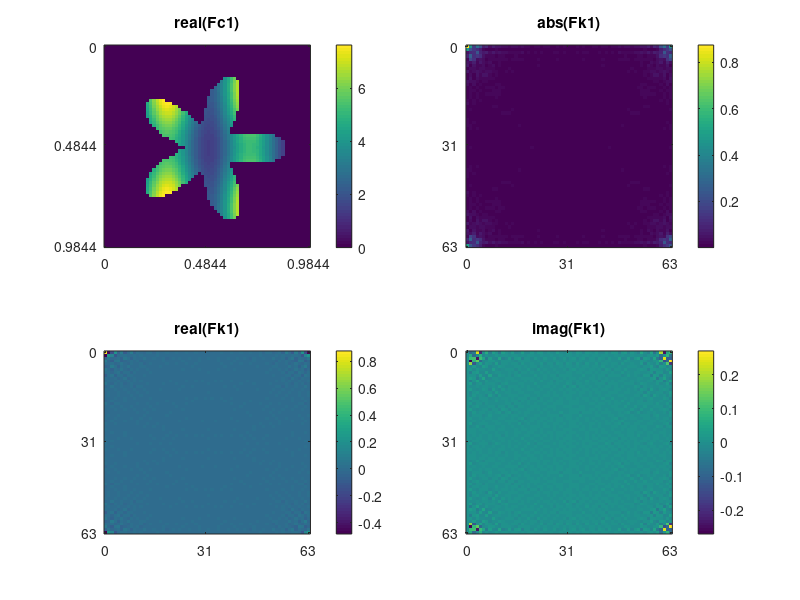
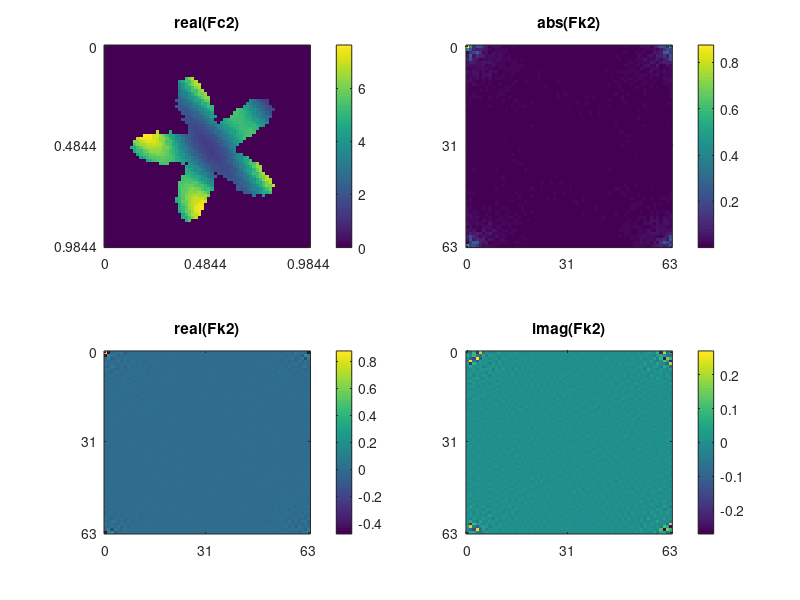

Source code (MATLAB) for these figures, in order:
% test 2d-fourier transform on realistic image ; 
% rotating image in real-space ;

ng = 64; cmax = 1;
xg = linspace(0,cmax,ng+1); xg = xg(1:end-1); dx = mean(diff(xg));
kg = (0:ng-1)/cmax; dk = mean(diff(kg));
[Xc,Yc] = meshgrid(xg,xg); Ac = Xc-cmax/2; Bc = Yc-cmax/2;
Rc = sqrt(Ac.^2 + Bc.^2); Wc = atan2(Bc,Ac);
sx=0.1;mx=0.3;sy=0.2;my=0.2;tmp_a = 1/(2*pi*cmax*sx*cmax*sy)*exp(-(Xc - cmax*mx).^2/2/(cmax*sx).^2).*exp(-(Yc - cmax*my).^2/2/(cmax*sy).^2);
sx=0.1;mx=0.7;sy=0.2;my=0.2;tmp_b = 1/(2*pi*cmax*sx*cmax*sy)*exp(-(Xc - cmax*mx).^2/2/(cmax*sx).^2).*exp(-(Yc - cmax*my).^2/2/(cmax*sy).^2);
sx=0.1;mx=0.7;sy=0.2;my=0.8;tmp_c = 1/(2*pi*cmax*sx*cmax*sy)*exp(-(Xc - cmax*mx).^2/2/(cmax*sx).^2).*exp(-(Yc - cmax*my).^2/2/(cmax*sy).^2);
sx=0.1;mx=0.3;sy=0.2;my=0.8;tmp_d = 1/(2*pi*cmax*sx*cmax*sy)*exp(-(Xc - cmax*mx).^2/2/(cmax*sx).^2).*exp(-(Yc - cmax*my).^2/2/(cmax*sy).^2);
%tmp_crop = (Xc<0.75*cmax & Xc>0.25*cmax).*(Yc<0.75*cmax & Yc>0.25*cmax);
tmp_crop = Rc<0.25*(1 + 0.5*cos(5*Wc));
Fc1 = tmp_crop.*(tmp_a+tmp_b+tmp_c+tmp_d);
Lc1 = sum(abs(Fc1(:)).^2)*dx*dx;
Fk1 = fft2(Fc1) * dx*dx;
Lk1 = sum(abs(Fk1(:)).^2)*dk*dk;
disp(sprintf(' %% Lc1 %f Lk1 %f',Lc1,Lk1));
figure;
subplot(2,2,1);imagesc(real(Fc1));title('real(Fc1)'); colorbar; 
set(gca,'XTick',[1,ng/2,ng],'XTickLabel',[xg(1),xg(end/2),xg(end)]);set(gca,'YTick',[1,ng/2,ng],'YTickLabel',[xg(1),xg(end/2),xg(end)]);
%subplot(2,2,2);imagesc(imag(Fc1));title('imag(Fc1)'); colorbar;
%set(gca,'XTick',[1,ng/2,ng],'XTickLabel',[xg(1),xg(end/2),xg(end)]);set(gca,'YTick',[1,ng/2,ng],'YTickLabel',[xg(1),xg(end/2),xg(end)]);
subplot(2,2,2);imagesc(abs(Fk1));title('abs(Fk1)'); colorbar;
set(gca,'XTick',[1,ng/2,ng],'XTickLabel',[kg(1),kg(end/2),kg(end)]);set(gca,'YTick',[1,ng/2,ng],'YTickLabel',[kg(1),kg(end/2),kg(end)]);
subplot(2,2,3);imagesc(real(Fk1));title('real(Fk1)'); colorbar;
set(gca,'XTick',[1,ng/2,ng],'XTickLabel',[kg(1),kg(end/2),kg(end)]);set(gca,'YTick',[1,ng/2,ng],'YTickLabel',[kg(1),kg(end/2),kg(end)]);
subplot(2,2,4);imagesc(imag(Fk1));title('imag(Fk1)'); colorbar;
set(gca,'XTick',[1,ng/2,ng],'XTickLabel',[kg(1),kg(end/2),kg(end)]);set(gca,'YTick',[1,ng/2,ng],'YTickLabel',[kg(1),kg(end/2),kg(end)]);
gamma = 2*pi/10; Fc2 = interp2(Ac,Bc,Fc1,Ac*cos(gamma) - Bc*sin(gamma),Ac*sin(gamma) + Bc*cos(gamma),'nearest',0);
Lc2 = sum(abs(Fc2(:)).^2)*dx*dx;
Fk2 = fft2(Fc2) * dx*dx;
Lk2 = sum(abs(Fk2(:)).^2)*dk*dk;
disp(sprintf(' %% Lc2 %f Lk2 %f',Lc2,Lk2));
figure;
subplot(2,2,1);imagesc(real(Fc2));title('real(Fc2)'); colorbar; 
set(gca,'XTick',[1,ng/2,ng],'XTickLabel',[xg(1),xg(end/2),xg(end)]);set(gca,'YTick',[1,ng/2,ng],'YTickLabel',[xg(1),xg(end/2),xg(end)]);
%subplot(2,2,2);imagesc(imag(Fc2));title('imag(Fc2)'); colorbar;
%set(gca,'XTick',[1,ng/2,ng],'XTickLabel',[xg(1),xg(end/2),xg(end)]);set(gca,'YTick',[1,ng/2,ng],'YTickLabel',[xg(1),xg(end/2),xg(end)]);
subplot(2,2,2);imagesc(abs(Fk2));title('abs(Fk2)'); colorbar;
set(gca,'XTick',[1,ng/2,ng],'XTickLabel',[kg(1),kg(end/2),kg(end)]);set(gca,'YTick',[1,ng/2,ng],'YTickLabel',[kg(1),kg(end/2),kg(end)]);
subplot(2,2,3);imagesc(real(Fk2));title('real(Fk2)'); colorbar;
set(gca,'XTick',[1,ng/2,ng],'XTickLabel',[kg(1),kg(end/2),kg(end)]);set(gca,'YTick',[1,ng/2,ng],'YTickLabel',[kg(1),kg(end/2),kg(end)]);
subplot(2,2,4);imagesc(imag(Fk2));title('imag(Fk2)'); colorbar;
set(gca,'XTick',[1,ng/2,ng],'XTickLabel',[kg(1),kg(end/2),kg(end)]);set(gca,'YTick',[1,ng/2,ng],'YTickLabel',[kg(1),kg(end/2),kg(end)]);
